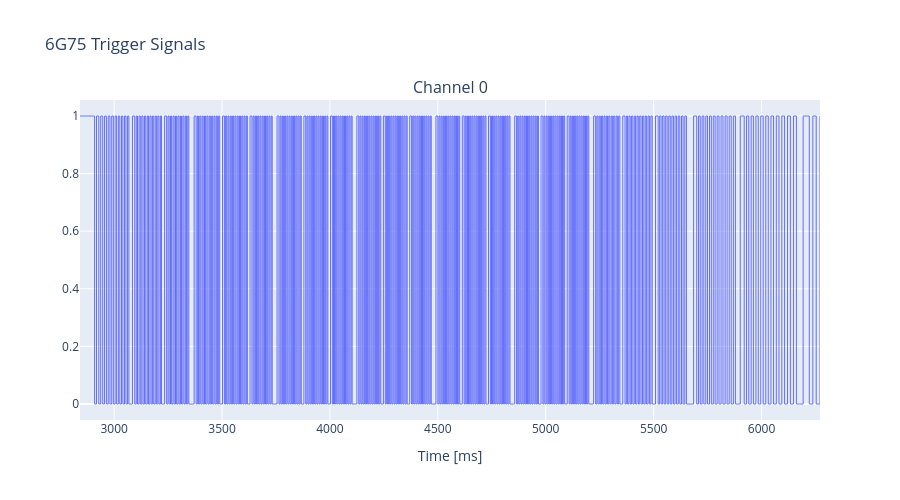

The notebook cell saved with this chart:
### Code cell
fig = make_subplots(rows=1, cols=1, shared_xaxes=True, vertical_spacing=0.08, subplot_titles=("Channel 0", "Channel 1"))

fig.add_trace(go.Scatter(x=time_ms, y=signal, mode='lines', line=dict(width=1, shape='hv'), name='Channel 0'), row=1, col=1)

fig.update_layout(title="6G75 Trigger Signals", height=500, hovermode='x unified')
fig.update_xaxes(title_text="Time [ms]", row=1, col=1)

fig.show()

### Figure 1 — Plotly figure (JSON) as saved in the notebook; plotly's stock layout.template omitted (floating-point values rounded to 4 significant figures; data arrays with more than 128 entries replaced by an {"elided": "..."} marker saying what was removed)
{"data": [{"line": {"shape": "hv", "width": 1}, "mode": "lines", "name": "Channel 0", "type": "scatter", "x": {"elided": "551 float values"}, "xaxis": "x", "y": {"elided": "551 int values"}, "yaxis": "y"}], "layout": {"annotations": [{"font": {"size": 16}, "showarrow": false, "text": "Channel 0", "x": 0.5, "xanchor": "center", "xref": "paper", "y": 1, "yanchor": "bottom", "yref": "paper"}], "height": 500, "hovermode": "x unified", "title": {"text": "6G75 Trigger Signals"}, "xaxis": {"anchor": "y", "domain": [0, 1], "title": {"text": "Time [ms]"}}, "yaxis": {"anchor": "x", "domain": [0, 1]}}}
